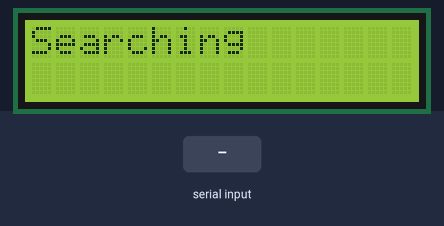
This sketch was run on a simulated Arduino Uno, built with avr-gcc and run on an emulated ATmega328P. On the bench: 16×2 character LCD. Inputs (shaded band) come from the test bench. What the sketch prints to the serial monitor is not drawn.

Above: at 4.2 s.
4.3 s: "$*" received over the second serial link
At 4.9 s:
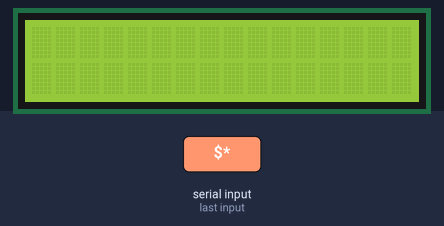
10.3 s: "$*" received over the second serial link
Timing chart, 0 to 13.3 s (numbered marks = the images above; inputs shaded):
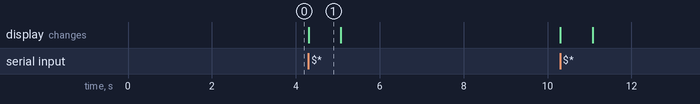

The sketch:

nrf2401.ino
```cpp
#include <SPI.h>
#include <Mirf.h>
#include <nRF24L01.h>
#include <MirfHardwareSpiDriver.h>
#include <SoftwareSerial.h>
#include <LiquidCrystal.h>

/**
 * First, the NRF24L01 module
 *
 * Pins:
 * Hardware SPI:
 * MISO -> 12
 * MOSI -> 11
 * SCK -> 13
 *
 * Configurable:
 * CE -> 8
 * CSN -> 7
 */

// Then we have a GPS example
// * MUST upload before pin connection *
// Vcc -> 5V
// GND -> GND
// TXD -> D3  (RX:D3, TX:D4)
// Use software serial to connect between GPS and Arduino

// 1602 Screen:
// RS,E,D5,D6,D7,D8 -> 10,9,6,5,4,2

char nmeaSentence[68];
String latitude;    //纬度
String longitude;   //经度
String lndSpeed;    //速度
String gpsTime;     //UTC时间，本初子午线经度0度的时间，和北京时间差8小时
String beiJingTime;   //北京时间

SoftwareSerial GPSSerial(3, 4); // RX, TX

LiquidCrystal lcd(10,9,6,5,4,2); // RS,E,D5,D6,D7,D8

void setup(){

	//===========================================
	//	The Setup of GPS
	//===========================================

	GPSSerial.begin(9600);

	//===========================================
	//	The Setup of NRF240L01
	//===========================================

	Serial.begin(9600);
	Mirf.spi = &MirfHardwareSpi;
	Mirf.init();
	Mirf.setRADDR((byte *)"clie1");
	Mirf.payload = sizeof(unsigned long);
	Mirf.config();

	Serial.println("Beginning ... ");

	//===========================================
	//	The Setup of 1602 Screen
	//===========================================
	lcd.begin(16, 2);
	lcd.print("Starting");
	lcd.setCursor(0, 1);
	lcd.print(millis() / 1000);
}

void loop(){

	// Keep searching for 1 sec
	for (unsigned long start = millis(); millis() - start < 1000;)	//一秒钟内不停扫描GPS信息
	{
		lcd.clear();
		lcd.print("Searching");
		while (GPSSerial.available())	//串口获取到数据开始解析
	    {
		    char c = GPSSerial.read();	//读取一个字节获取的数据
		    switch(c)					//判断该字节的值
		    {
		    case '$':					//若是$，则说明是一帧数据的开始
		    	GPSSerial.readBytesUntil('*', nmeaSentence, 67);		//读取接下来的数据，存放在nmeaSentence字符数组中，最大存放67个字节
		    	Serial.println(nmeaSentence);
		    	lcd.clear();
		    	lcd.print(nmeaSentence);
		    	for(int i = 0 ; i < 68; i ++){
		    		Mirf.send(&nmeaSentence[i]);
					while(Mirf.isSending()){}
					delay(10);
		    	}
		    	// Send a stop node
		    	char stopSign = '|';
		    	Mirf.send(&stopSign);
		    	while(Mirf.isSending()){}
		    	delay(10);
		    	lcd.clear();
		    	lcd.print("Data Sent");
	      	}
	    }
	}

	// Sending Str Test;
	//char test[10] = "123456789";
	//for(int i = 0 ; i < 10 ; i ++){
	//	Mirf.send(&test[i]);
	//	Serial.print(test[i]);
	//	while(Mirf.isSending()){}
	//	delay(100);
	//}
}

// sends a string via the nRF24L01
void transmit(const char *string)
{
  byte c;

  for( int i=0 ; string[i]!=0x00 ; i++ )
  {
    c = string[i];
    Mirf.send(&c);
    while( Mirf.isSending() ) ;
  }
}
```

Measured:
- after the input at 4.3 s, the display: changes at once (image 1)
- what the display in image 1 shows lasts 0.8 s, from 4.3 s to 5.1 s
